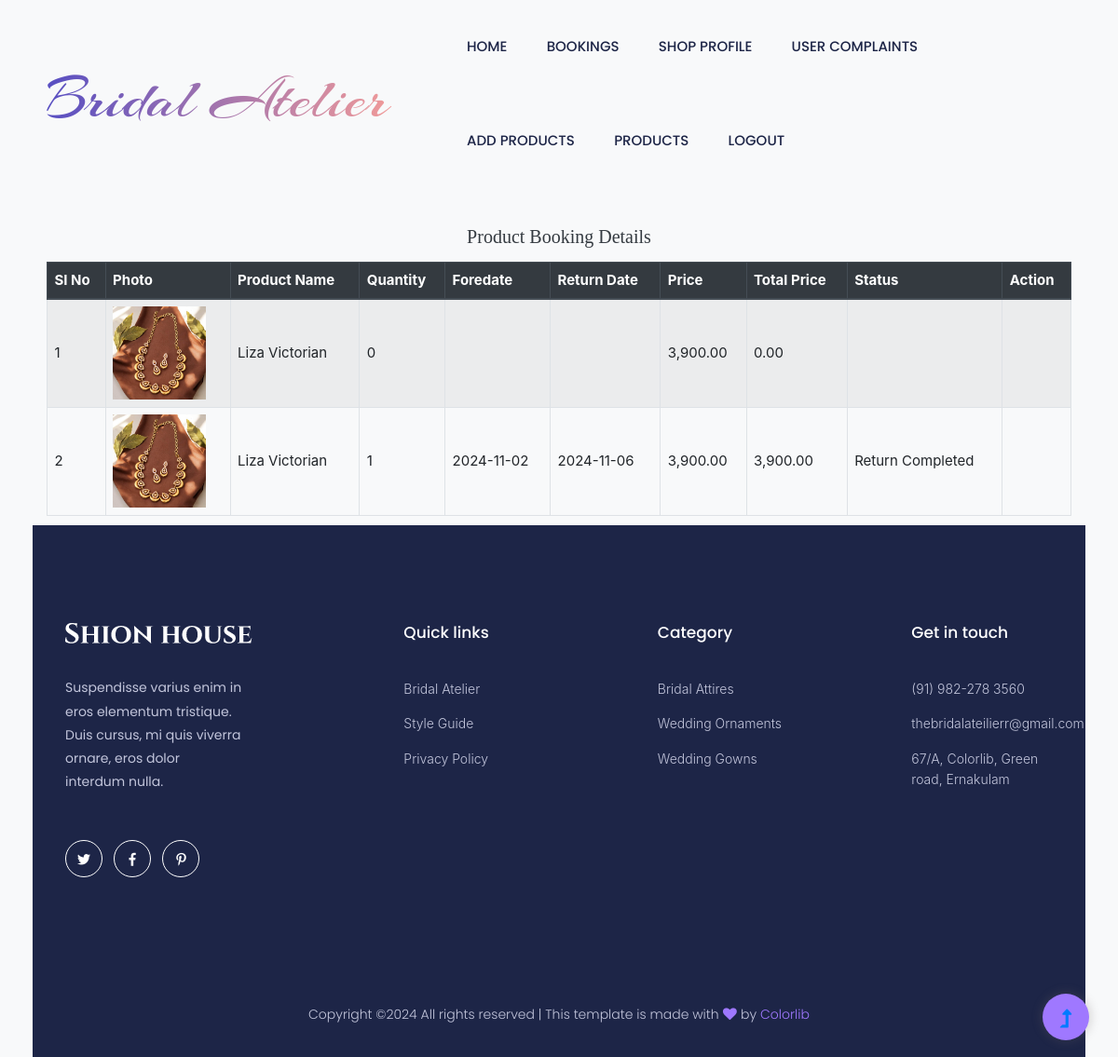
Screenshot of /Project/Shop/Booking.php (signed in) with the database file from the repository.
### tables this page shows
CREATE TABLE `tbl_booking` (
  `booking_id` int(11) NOT NULL,
  `booking_date` varchar(10) NOT NULL,
  `booking_amount` int(11) NOT NULL,
  `booking_status` int(11) NOT NULL DEFAULT 0,
  `booking_foredate` varchar(10) NOT NULL,
  `booking_returningdate` varchar(10) NOT NULL,
  `user_id` int(11) NOT NULL
);

CREATE TABLE `tbl_product` (
  `product_id` int(11) NOT NULL,
  `product_name` varchar(100) NOT NULL,
  `product_description` varchar(600) NOT NULL,
  `product_price` int(11) NOT NULL,
  `product_photo` varchar(100) NOT NULL,
  `subcategory_id` int(11) NOT NULL,
  `shop_id` int(11) NOT NULL,
  `material_id` int(11) NOT NULL,
  `product_vstatus` int(11) NOT NULL DEFAULT 0
);

CREATE TABLE `tbl_cart` (
  `cart_id` int(11) NOT NULL,
  `cart_quantity` int(11) NOT NULL,
  `cart_status` int(11) NOT NULL DEFAULT 0,
  `product_id` int(11) NOT NULL,
  `booking_id` int(11) NOT NULL
);

### Project/Shop/Booking.php (the view, shortened to what this page needs)
<?php
include("../Assets/Connection/connection.php");
include("Head.php");
     ?>
<!DOCTYPE html PUBLIC "-//W3C//DTD XHTML 1.0 Transitional//EN" "http://www.w3.org/TR/xhtml1/DTD/xhtml1-transitional.dtd">
<html xmlns="http://www.w3.org/1999/xhtml">
<head>
<link rel="stylesheet" href="https://stackpath.bootstrapcdn.com/bootstrap/4.5.2/css/bootstrap.min.css">
</head>
<body>
  <form id="form1" name="form1" method="post" action="">
    <div class="container mt-5">
      <h2 class="text-center mb-4">Product Booking Details</h2>
      <table class="table table-bordered table-striped">
        <thead class="thead-dark">
          <tr>
            <th>SI No</th>
            <th>Photo</th>
            <th>Product Name</th>
            <th>Quantity</th>
            <th>Foredate</th>
            <th>Return Date</th>
            <th>Price</th>
            <th>Total Price</th>
            <th>Status</th>
            <th>Action</th>
          </tr>
        </thead>
        <tbody>
          <?php
          $i = 0;
          $selQry = "SELECT * FROM tbl_booking b
                     INNER JOIN tbl_cart c ON c.booking_id = b.booking_id
                     INNER JOIN tbl_product p ON p.product_id = c.product_id
                     INNER JOIN tbl_shop s ON s.shop_id = p.shop_id
                     WHERE p.shop_id = " . $_SESSION['sid'];
          $result = $con->query($selQry);
          while ($row = $result->fetch_assoc()) {
            $i++;
            ?>
            <tr>
              <td><?php echo $i; ?></td>
              <td><img src="../Assets/Files/Product/Photos/<?php echo $row['product_photo']; ?>" class="img-fluid" style="max-width: 100px; height: auto;" /></td>
              <td><?php echo $row['product_name']; ?></td>
              <td><?php echo $row['cart_quantity']; ?></td>
              <td><?php echo $row['booking_foredate']; ?></td>
              <td><?php echo $row['booking_returningdate']; ?></td>
              <td><?php echo number_format($row['product_price'], 2); ?></td>
              <td><?php echo number_format($row['cart_quantity'] * $row['product_price'], 2); ?></td>
              <td>
                <?php
                if ($row['cart_status'] == 1) {
                    echo "Payment Received";
                } elseif ($row['cart_status'] == 2) {
                    echo "Order Packed";
                } elseif ($row['cart_status'] == 3) {
                    echo "Order Shipped";
                } elseif ($row['cart_status'] == 4) {
                    echo "Delivered";
                } elseif ($row['cart_status'] == 6) {
                    echo "Return Completed";
                }
                ?>
              </td>
              <td>
              </td>
            </tr>
          <?php
          }
          ?>
        </tbody>
      </table>
    </div>
  </form>
</body>
</html>
<?php
            include("Foot.php");
?>

### Project/Shop/Head.php (style rules this page uses)
body { font-size:15px !important; }

### Project/Shop/Booking.php (style rules this page uses)
body { background-color: #f8f9fa; }
h2 { color: #343a40; }
.table th, .table td { vertical-align: middle; }

### rows the page displays
tbl_booking: tbl_product.product_photo (picture), tbl_product.product_name "Liza Victorian", tbl_cart.cart_quantity "0", tbl_product.product_price "3,900.00", tbl_cart.cart_quantity "0.00"
tbl_booking: tbl_product.product_photo (picture), tbl_product.product_name "Liza Victorian", tbl_cart.cart_quantity "1", booking_foredate "2024-11-02", booking_returningdate "2024-11-06", tbl_product.product_price "3,900.00", tbl_cart.cart_quantity "3,900.00", shows "Return Completed"
